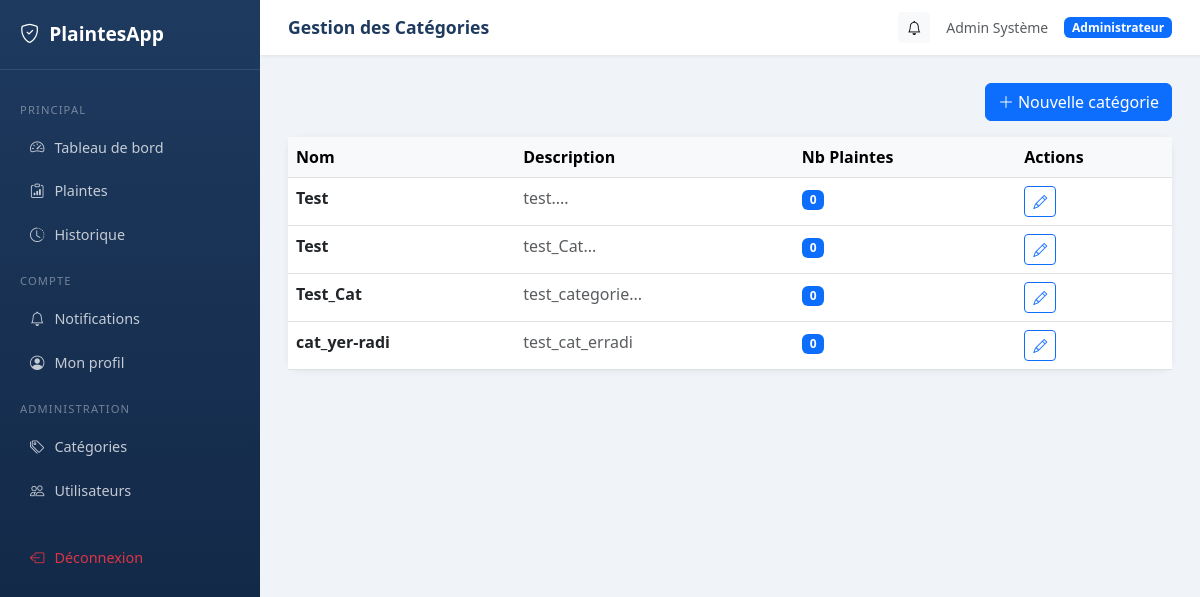
The page /categories/ (signed in) on the database its author committed.
### plaintes/models.py (models this page shows, shortened)
class ProfilUtilisateur(models.Model):
    ROLE_CHOICES = [
        ('citoyen', 'Citoyen'),
        ('employe', 'Employé'),
        ('responsable', 'Responsable'),
        ('administrateur', 'Administrateur'),
    ]
    user = models.OneToOneField(User, on_delete=models.CASCADE, related_name='profil')
    role = models.CharField(max_length=20, choices=ROLE_CHOICES, default='citoyen')
    telephone = models.CharField(max_length=20, blank=True)
    adresse = models.TextField(blank=True)
    class Meta:
        verbose_name = "Profil Utilisateur"
        verbose_name_plural = "Profils Utilisateurs"

class Categorie(models.Model):
    TYPE_CHOICES = [
        ('mairie', 'Mairie'),
        ('entreprise', 'Entreprise'),
        ('service_public', 'Service Public'),
        ('environnement', 'Environnement'),
        ('securite', 'Sécurité'),
        ('autre', 'Autre'),
    ]
    nom = models.CharField(max_length=100)
    description = models.TextField(blank=True)
    type = models.CharField(max_length=50, choices=TYPE_CHOICES, default='autre')
    class Meta:
        verbose_name = "Catégorie"
        verbose_name_plural = "Catégories"

### plaintes/views.py (the view)
# urls.py: path('categories/', views.liste_categories, name='liste_categories'),
@login_required
def liste_categories(request):
    if not is_admin(request.user):
        messages.error(request, "Accès réservé aux administrateurs.")
        return redirect('dashboard')
    categories = Categorie.objects.annotate(nb=Count('plainte')).order_by('nom')
    return render(request, 'plaintes/categories.html', {'categories': categories})

### plaintes/views.py (called while the page is built)
def get_user_role(user):
    try:
        return user.profil.role
    except ProfilUtilisateur.DoesNotExist:
        return 'citoyen'

def is_admin(user):
    return get_user_role(user) == 'administrateur'

### plaintes/templates/plaintes/categories.html (shortened to what this page needs)
{% extends 'plaintes/base.html' %}
{% block page_title %}Gestion des Catégories{% endblock %}
{% block content %}
<div class="d-flex justify-content-end mb-3">
  <a href="{% url 'creer_categorie' %}" class="btn btn-primary">
    <i class="bi bi-plus-lg me-1"></i>Nouvelle catégorie
  </a>
</div>
<div class="card">
  <div class="table-responsive">
    <table class="table table-hover mb-0">
      <thead class="table-light">
        <tr><th>Nom</th><th>Description</th><th>Nb Plaintes</th><th>Actions</th></tr>
      </thead>
      <tbody>
        {% for cat in categories %}
        <tr>
          <td class="fw-semibold">{{ cat.nom }}</td>
          <td class="text-muted">{{ cat.description|default:"—"|truncatechars:60 }}</td>
          <td><span class="badge bg-primary">{{ cat.nb }}</span></td>
          <td>
            <a href="{% url 'modifier_categorie' cat.pk %}" class="btn btn-sm btn-outline-primary">
              <i class="bi bi-pencil"></i>
            </a>
          </td>
        </tr>
        {% empty %}
        <tr><td colspan="4" class="text-center text-muted py-4">Aucune catégorie.</td></tr>
        {% endfor %}
      </tbody>
    </table>
  </div>
</div>
{% endblock %}

### plaintes/templates/plaintes/base.html (shortened to what this page needs)
<!DOCTYPE html>
<html lang="fr">
<head>
<link href="https://cdn.jsdelivr.net/npm/bootstrap@5.3.0/dist/css/bootstrap.min.css" rel="stylesheet">
<link href="https://cdn.jsdelivr.net/npm/bootstrap-icons@1.10.5/font/bootstrap-icons.css" rel="stylesheet">
</head>
<body>
{% if user.is_authenticated %}
<div class="sidebar" id="sidebar">
  <div class="brand">
    <i class="bi bi-shield-check"></i>
    <span>PlaintesApp</span>
  </div>
  <nav class="mt-3">
    <div class="nav-section">Principal</div>
    <a href="{% url 'dashboard' %}" class="nav-link {% if request.resolver_match.url_name == 'dashboard' %}active{% endif %}">
      <i class="bi bi-speedometer2"></i> Tableau de bord
    </a>
    <a href="{% url 'liste_plaintes' %}" class="nav-link {% if 'plainte' in request.resolver_match.url_name %}active{% endif %}">
      <i class="bi bi-clipboard-data"></i> Plaintes
    </a>
    {% with role=request.user.profil.role %}
    <a href="{% url 'historique' %}" class="nav-link">
      <i class="bi bi-clock-history"></i> Historique
    </a>
    <div class="nav-section">Compte</div>
    <a href="{% url 'notifications' %}" class="nav-link">
      <i class="bi bi-bell"></i> Notifications
    </a>
    <a href="{% url 'mon_profil' %}" class="nav-link">
      <i class="bi bi-person-circle"></i> Mon profil
    </a>
    {% if role == 'administrateur' %}
    <div class="nav-section">Administration</div>
    <a href="{% url 'liste_categories' %}" class="nav-link">
      <i class="bi bi-tags"></i> Catégories
    </a>
    <a href="{% url 'liste_utilisateurs' %}" class="nav-link">
      <i class="bi bi-people"></i> Utilisateurs
    </a>
    {% endif %}
    {% endwith %}
    <div class="nav-section"></div>
    <a href="{% url 'logout' %}" class="nav-link text-danger">
      <i class="bi bi-box-arrow-left"></i> Déconnexion
    </a>
  </nav>
</div>
<div class="main-content">
  <div class="topbar">
    <div class="d-flex align-items-center gap-3">
      <span class="page-title">{% block page_title %}Tableau de bord{% endblock %}</span>
    </div>
    <div class="d-flex align-items-center gap-3">
      <a href="{% url 'notifications' %}" class="btn btn-sm btn-light position-relative">
        <i class="bi bi-bell"></i>
      </a>
      <span class="text-muted small">{{ request.user.get_full_name|default:request.user.username }}</span>
      <span class="badge bg-primary">{{ request.user.profil.get_role_display|default:"Citoyen" }}</span>
    </div>
  </div>
  <div class="content-area">
    {% block content %}{% endblock %}
  </div>
</div>
{% else %}
{% block auth_content %}{% endblock %}
{% endif %}
</body>
</html>

### plaintes/templates/plaintes/base.html (style rules this page uses)
:root { --primary: #1a56db; --sidebar-width: 260px; }
body { background: #f0f4f8; font-family: 'Segoe UI', sans-serif; }
.sidebar { width: var(--sidebar-width); min-height: 100vh; background: linear-gradient(180deg, #1e3a5f 0%, #0f2340 100%); position: fixed; top: 0; left: 0; z-index: 100; padding-top: 20px; transition: transform .3s; }
.sidebar .brand { color: #fff; font-size: 1.2rem; font-weight: 700; padding: 0 20px 20px; border-bottom: 1px solid rgba(255,255,255,.1); display: flex; align-items: center; gap: 10px; }
.sidebar .nav-link { color: rgba(255,255,255,.75); padding: 10px 20px; display: flex; align-items: center; gap: 10px; border-radius: 8px; margin: 2px 10px; font-size: .9rem; transition: all .2s; }
.sidebar .nav-section { font-size: .7rem; text-transform: uppercase; letter-spacing: .1em; color: rgba(255,255,255,.4); padding: 16px 20px 6px; }
.main-content { margin-left: var(--sidebar-width); padding: 0; min-height: 100vh; }
.topbar { background: #fff; box-shadow: 0 1px 4px rgba(0,0,0,.08); padding: 12px 28px; display: flex; align-items: center; justify-content: space-between; position: sticky; top: 0; z-index: 99; }
.topbar .page-title { font-size: 1.1rem; font-weight: 600; color: #1e3a5f; }
.content-area { padding: 28px; }
.card { border: none; border-radius: 12px; box-shadow: 0 1px 6px rgba(0,0,0,.07); }

### rows shown on the page
Categorie: nom "Test", description "test....", nb "0"
Categorie: nom "Test", description "test_Cat...", nb "0"
Categorie: nom "Test_Cat", description "test_categorie...", nb "0"
Categorie: nom "cat_yer-radi", description "test_cat_erradi", nb "0"

### other values the page prints
{{ request.user.get_full_name|default:request.user.username }} "Admin Système"
{{ request.user.profil.get_role_display|default:"Citoyen" }} "Administrateur"
